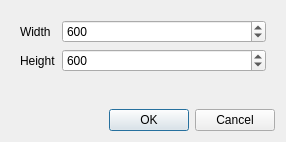
<?xml version="1.0" encoding="UTF-8"?>
<ui version="4.0">
 <class>NewDocumentDialog</class>
 <widget class="QDialog" name="NewDocumentDialog">
  <property name="geometry">
   <rect>
    <x>0</x>
    <y>0</y>
    <width>286</width>
    <height>142</height>
   </rect>
  </property>
  <property name="windowTitle">
   <string>New Document</string>
  </property>
  <layout class="QVBoxLayout" name="verticalLayout">
   <item>
    <widget class="QWidget" name="widget" native="true">
     <layout class="QFormLayout" name="formLayout">
      <item row="0" column="0">
       <widget class="QLabel" name="lblWidth">
        <property name="text">
         <string>Width</string>
        </property>
       </widget>
      </item>
      <item row="0" column="1">
       <widget class="QSpinBox" name="sbxWidth">
        <property name="minimum">
         <number>100</number>
        </property>
        <property name="maximum">
         <number>3000</number>
        </property>
        <property name="value">
         <number>600</number>
        </property>
       </widget>
      </item>
      <item row="1" column="0">
       <widget class="QLabel" name="lblHeight">
        <property name="text">
         <string>Height</string>
        </property>
       </widget>
      </item>
      <item row="1" column="1">
       <widget class="QSpinBox" name="sbxHeight">
        <property name="minimum">
         <number>100</number>
        </property>
        <property name="maximum">
         <number>3000</number>
        </property>
        <property name="value">
         <number>600</number>
        </property>
       </widget>
      </item>
     </layout>
    </widget>
   </item>
   <item>
    <widget class="QDialogButtonBox" name="buttonBox">
     <property name="orientation">
      <enum>Qt::Horizontal</enum>
     </property>
     <property name="standardButtons">
      <set>QDialogButtonBox::Cancel|QDialogButtonBox::Ok</set>
     </property>
    </widget>
   </item>
  </layout>
 </widget>
 <resources/>
 <connections>
  <connection>
   <sender>buttonBox</sender>
   <signal>accepted()</signal>
   <receiver>NewDocumentDialog</receiver>
   <slot>accept()</slot>
   <hints>
    <hint type="sourcelabel">
     <x>248</x>
     <y>254</y>
    </hint>
    <hint type="destinationlabel">
     <x>157</x>
     <y>274</y>
    </hint>
   </hints>
  </connection>
  <connection>
   <sender>buttonBox</sender>
   <signal>rejected()</signal>
   <receiver>NewDocumentDialog</receiver>
   <slot>reject()</slot>
   <hints>
    <hint type="sourcelabel">
     <x>316</x>
     <y>260</y>
    </hint>
    <hint type="destinationlabel">
     <x>286</x>
     <y>274</y>
    </hint>
   </hints>
  </connection>
 </connections>
</ui>
